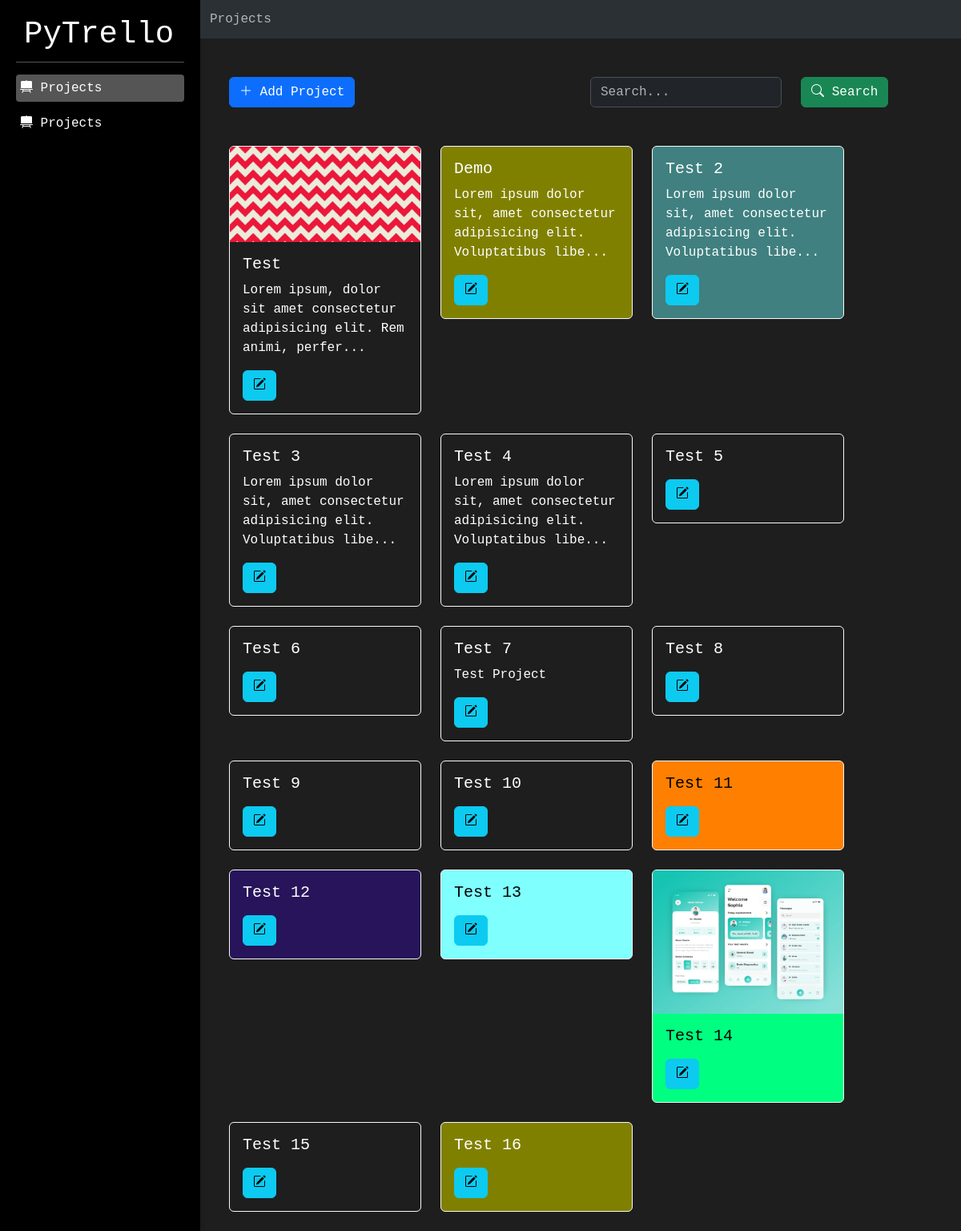
The page / on the database its author committed.
### project/models.py (models this page shows, shortened)
class Project(models.Model):
    name = models.CharField(max_length=500)
    description = models.TextField(null=True, blank=True)
    image = models.ImageField(upload_to='projects/', null=True, blank=True)
    start_date = models.DateField(auto_now_add=True)
    end_date = models.DateField(null=True, blank=True)
    colour = models.CharField(max_length=10, null=True, blank=True, default="#1e1e1e")
    text_colour = models.CharField(max_length=10, null=True, blank=True, default="#ffffff")

### project/views.py (the view)
# urls.py: path('', views.projects_list, name='projects'),
def projects_list(request):
    projects = Project.objects.all()
    if request.method == "POST":
        search = request.POST.get("search", "")
        projects = Project.objects.filter(name__icontains=search)
    context = {
        "projects": projects,
        "bread_crumbs": ["Projects"],
        "last_crumb": "Projects",
        "active_menu": "menu-projects"
    }
    return render(request, 'project/projects.html', context)

### project/templates/project/projects.html (shortened to what this page needs)
{% extends "base_template.html" %}
{% load project_template_tags %}
{% block content %}
<div class="mx-4 mt-5">
    <div class="row">
        <div class="col">
            <a href="{% url "add_project" %}" class="btn btn-primary"><i class="bi bi-plus-lg"></i> Add Project</a>
        </div>
        <div class="col">
            <form method="post">
                <div class="row">
                    <div class="col-7">
                        <input type="text" class="form-control" name="search" id="id-search" placeholder="Search...">
                    </div>
                    <div class="col">
                        <button type="submit" class="btn btn-success"><i class="bi bi-search"></i> Search</button>
                    </div>
                </div>
            </form>
        </div>
    </div>
    <div class="row mt-5" data-masonry='{"percentPosition": true }'>
        {% for project in projects %}
            <div class="col-auto mb-4" style="left: 0%; top: 0px;">
                <div class="card card-link border-light" style="width: 15rem; background-color: {{project.colour}}; color: {{project.text_colour}}"
                    onclick="location.href = '{% url "project_view" project.id %}';">
                    {% if project.image %}
                        <img src="{{project.image.url}}" class="card-img-top">
                    {% endif %}
                    <div class="card-body">
                      <h5 class="card-title">{{project.name}}</h5>
                      <p class="card-text">{{project.description | slice:":75" }}{% if project.description|length > 75 %}...{% endif %}</p>
                      <a href="{% url "edit_project" project.id %}" class="btn btn-info"><i class="bi bi-pencil-square"></i></a>
                    </div>
                  </div>
            </div>
        {% endfor %}
    </div>
</div>
{% endblock content %}

### static/custom/css/style.css (style rules this page uses)
body { font-family: monospace; margin: 0; padding: 0; background-color: #1e1e1e; color: #fff; display: flex; }

### rows shown on the page
Project: image (picture), name "Test", description "Lorem ipsum, dolor sit amet consectetur adipisicing elit. Rem animi, perfer"
Project: name "Demo", description "Lorem ipsum dolor sit, amet consectetur adipisicing elit. Voluptatibus libe"
Project: name "Test 2", description "Lorem ipsum dolor sit, amet consectetur adipisicing elit. Voluptatibus libe"
Project: name "Test 3", description "Lorem ipsum dolor sit, amet consectetur adipisicing elit. Voluptatibus libe"
Project: name "Test 4", description "Lorem ipsum dolor sit, amet consectetur adipisicing elit. Voluptatibus libe"
Project: name "Test 5"
Project: name "Test 6"
Project: name "Test 7", description "Test Project"
Project: name "Test 8"
Project: name "Test 9"
Project: name "Test 10"
Project: name "Test 11"
Project: name "Test 12"
Project: name "Test 13"
Project: image (picture), name "Test 14"
Project: name "Test 15"
Project: name "Test 16"

### other values the page prints
{{ crumb }} "Projects"
